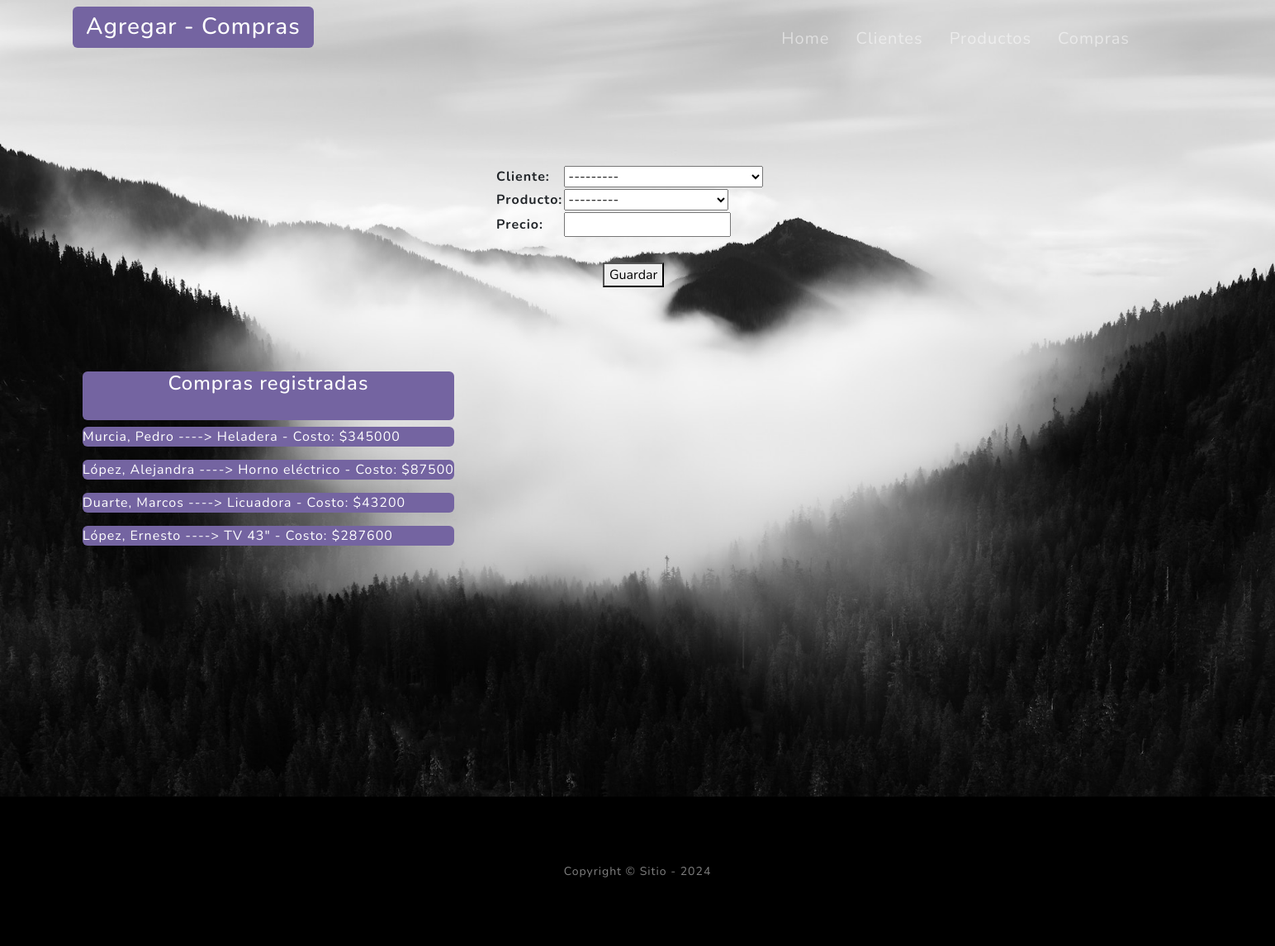
Screenshot of /compra/home/ with the database file from the repository.
### compra/models.py (models this page shows, shortened)
class Compra(models.Model):
    cliente = models.ForeignKey(Cliente, on_delete=models.SET_NULL, blank=True, null=True, verbose_name= "cliente")
    producto = models.ForeignKey(Producto, on_delete=models.SET_NULL, blank=True, null=True, verbose_name= "producto")
    precio = models.CharField(max_length=20)
    class Meta:
        verbose_name = "compra"
        verbose_name_plural = "compras"

### cliente/models.py (models this page shows)
class Cliente(models.Model):
    nombre = models.CharField(max_length=50)
    apellido = models.CharField(max_length=50)
    nacimiento = models.DateField(null=True)
    def __str__(self):
        return f"{self.apellido}, {self.nombre}, {self.nacimiento}"
    class Meta:
        verbose_name = "cliente"
        verbose_name_plural = "clientes"

### producto/models.py (models this page shows)
class Producto(models.Model):
    nombre = models.CharField(max_length=50)
    descripcion = models.CharField(max_length=20)
    def __str__(self):
        return f"{self.nombre}, {self.descripcion}"
    class Meta:
        verbose_name = "producto"
        verbose_name_plural = "productos"

### compra/views.py (the view)
# urls.py: path("home/", views.home, name="home"),
def home(request):
    if request.method == "POST":
        form = forms.CompraCategoriaForms(request.POST)
        if form.is_valid():
            form.save()
            return redirect("compra:home")
    else:
        form = forms.CompraCategoriaForms()
    consulta_compras = models.Compra.objects.all()
    return render (request,"compra/index.html", context={"form": form, "compras": consulta_compras})

### compra/forms.py
class CompraCategoriaForms(forms.ModelForm):
    class Meta:
        model = models.Compra
        fields = "__all__"
        widgets = {
            "precio": forms.TextInput(attrs={"class":"form-comtrol}"}),
        }

### compra/templates/compra/index.html (shortened to what this page needs)
{% extends 'core/base.html' %}
{%  block titulo %}
    {% include 'core/components/titles.html' with titulo="Agregar - Compras" %}
{% endblock titulo %}
{% block contenido %}
    <form style="position: absolute; padding: 200px 600px;" action="{% url 'compra:home' %}" method="post">
        <table>
            {{form.as_table}}
        </table>
        <div style="padding: 30px 130px;">
            <button type="submit">Guardar</button>
        </div>
    </form>
    <div style="position: absolute; margin: 450px 100px;">
        <h4 style="padding-bottom: 30px; text-align: center;" class="text-white bg-secondary rounded"> Compras registradas </h4>
        {% for compra in compras %}
            <p class="text-white bg-secondary rounded">{{compra.cliente.apellido}}, {{compra.cliente.nombre}} ----> {{compra.producto.nombre}} - Costo: {{compra.precio}}</p>
        {% endfor %}
    </div>
{% endblock contenido %}

### rows the page displays
Compra: cliente.apellido "Murcia", cliente.nombre "Pedro", producto.nombre "Heladera", precio "$345000"
Compra: cliente.apellido "López", cliente.nombre "Alejandra", producto.nombre "Horno eléctrico", precio "$87500"
Compra: cliente.apellido "Duarte", cliente.nombre "Marcos", producto.nombre "Licuadora", precio "$43200"
Compra: cliente.apellido "López", cliente.nombre "Ernesto", producto.nombre "TV 43\"", precio "$287600"

### other values shown
{{ titulo }} "Agregar - Compras"
